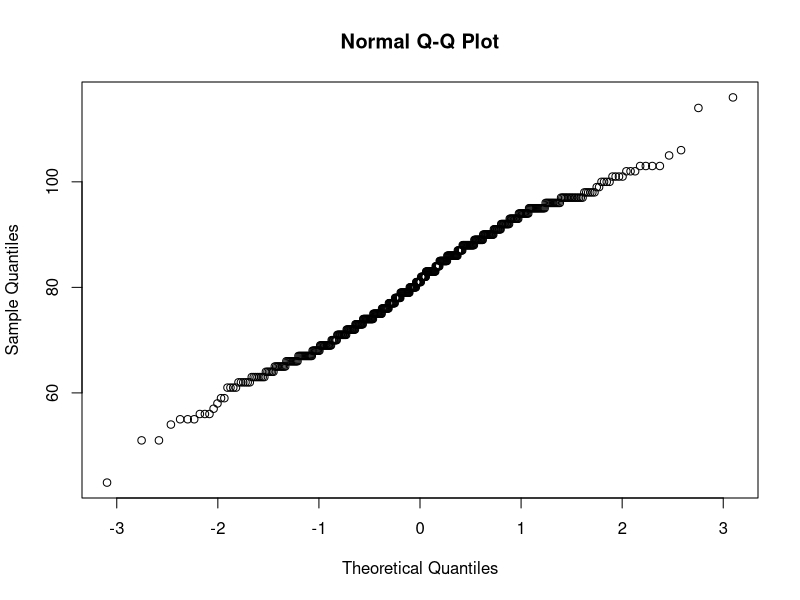
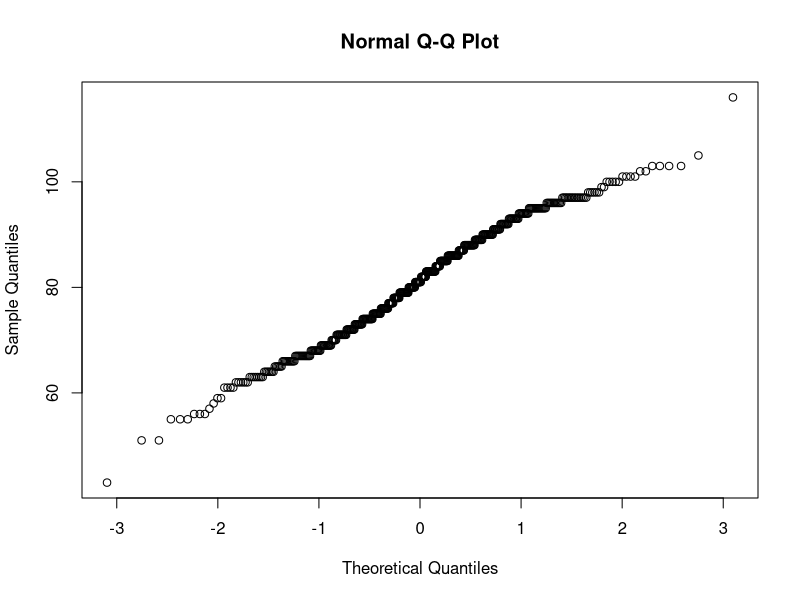
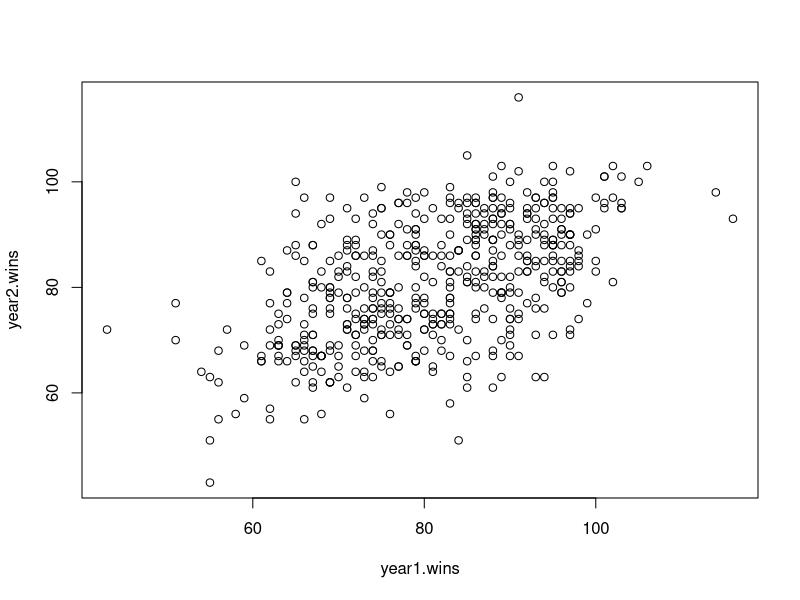

Recreate these plots in R, in order. (Note: this script raises an error after producing the figures.)
baseball.wins =
  read.table("baseball-wins.txt",
  header=TRUE)
year1.wins = baseball.wins$year1.wins
year2.wins = baseball.wins$year2.wins
qqnorm(year1.wins)
qqnorm(year2.wins)
plot(year1.wins, year2.wins)
binorm.scatter(cbind(year1.wins,
  year2.wins))
cor(year1.wins, year2.wins)
mean(year1.wins)
mean(year2.wins)
sd(year1.wins)
sd(year2.wins)
lm(year2.wins ~ year1.wins)
plot(year1.wins, year2.wins)
abline(lm(year2.wins ~ year1.wins),
  col="red")
# 2015: ARI had 79 wins
# Prediction for 2016
39.0826 + 0.5173 * 79
# 2015: STL had 100 wins
# Prediction for 2016
39.0826 + 0.5173 * 100
# 2015: PHI had 63 wins
# Prediction for 2016
39.0826 + 0.5173 * 63
# Compare to y=x
abline(0, 1, col="blue")
# Slope isn't 1 becase of
# regression toward the mean
# Estimated slope
slope = cor(year1.wins, year2.wins) *
  sd(year2.wins)/sd(year1.wins)
# Estimated intercept
mean(year2.wins) - slope *
  mean(year1.wins)
summary(lm(year2.wins ~ year1.wins))
# According to the bivariate normal,
# what's the prob. a team that won
# 63 games last year will win at least
# 81 games this year?
mean63 = 39.0826 + 0.5173 * 63
rse = 9.77
1 - pnorm(81, mean63, rse)
